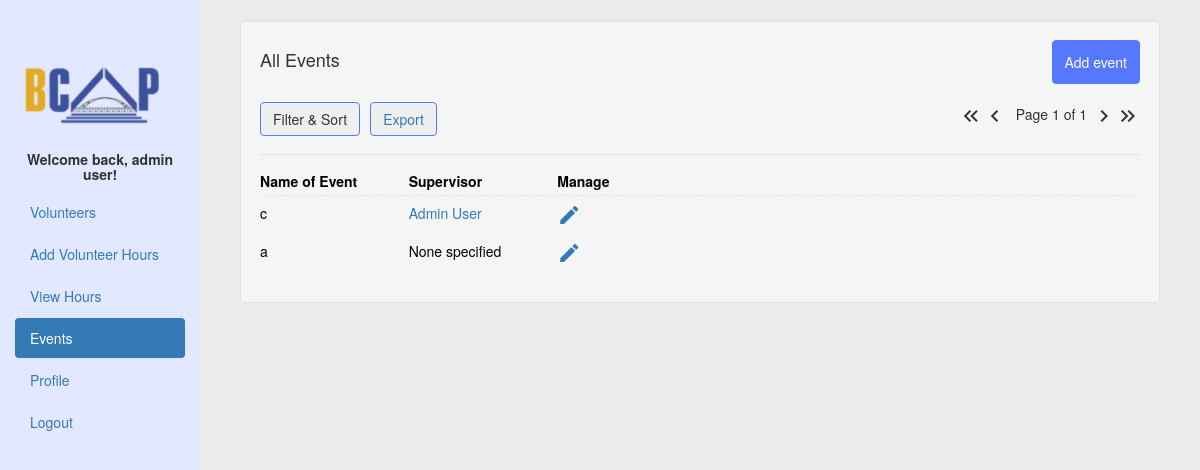
Before: /events/ (signed in) with the older database file.
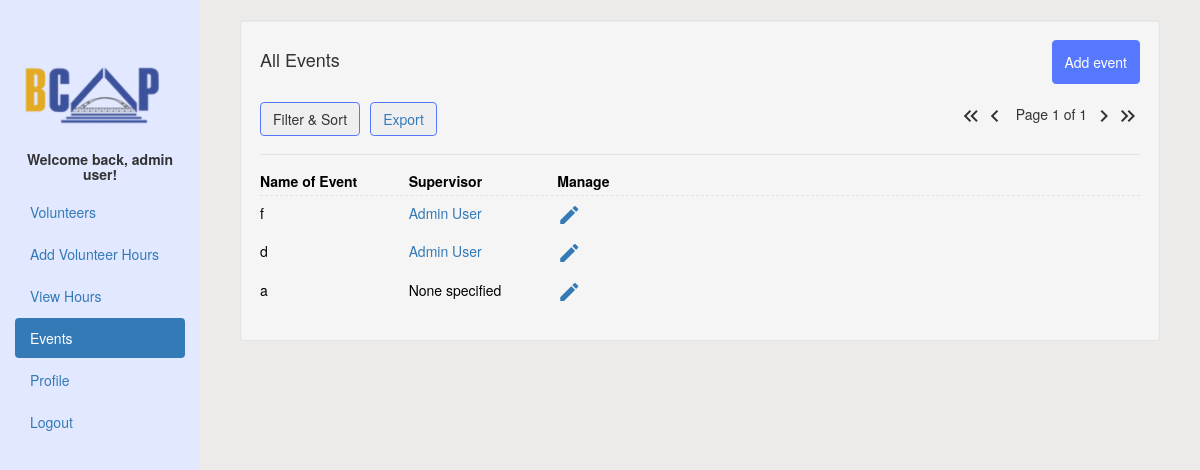
After: the same page with the newer database file.
### bcap373_app/models.py (models this page shows, shortened)
class EventModel(models.Model):
	name = models.CharField(max_length=256, blank=False)
	event_supervisor = models.ForeignKey(User, on_delete=models.SET_NULL, null=True, blank=True, limit_choices_to={'is_staff': True}, related_name='event_supervisor')

class Profile(models.Model):
	user = models.OneToOneField(User, on_delete=models.CASCADE)
	phone = models.CharField(max_length=20, blank=True,
		help_text="Please enter your phone number in the following format: (XXX) XXX-XXXX")
	birth_date = models.DateField(null=True, blank=True)
	waiver = models.CharField(null=True, max_length=300, help_text="If you have this user's waiver on file, please indicate this in this box (and give a link to where it can be found, e.g. on Google Drive)")
	def __str__(self):
		return "{} {}".format(self.user.first_name, self.user.last_name)

### bcap373_app/views.py (the view)
# urls.py: path('events/', views.events, name="events"),
@login_required
def events(request):
   if request.user.is_staff:
      records = EventModel.objects.all()
      myFilter = EventFilter(request.GET, queryset=records)
      records = myFilter.qs
      records = list(records)
      records.sort(key=lambda rec: rec.id, reverse=True)
      paginator = Paginator(records, settings.PAGINATOR_COUNT)
      page_number = request.GET.get('page')
      page_obj = paginator.get_page(page_number)
      return render(request, "events.html", {"page_obj" : page_obj, 'myFilter': myFilter})
   else:
      return render(request, "landing.html")

### bcap373_app/models.py (called while the page is built)
def get_user_name(self):
	uid = self.id
	profile = Profile.objects.get(id=uid)
	return str(profile).title()

### templates/events.html (shortened to what this page needs)
{% extends "base.html" %}
{% load static %}
{% load template_tags %}
{% block pageContent %}
<div class="col-sm custom-grid">
    <div class="well">
        <div class="top-header">
            <div>
                <h4 class="history-title">All Events</h4>
            </div>
            <div class="home-right">
                <a href='/new_event'>
                    <button class="btn btn-primary">Add event</button>
                </a>
            </div>
        </div>
        <div class="tools">
            <div class="left-menu">
                <div class="dropdown" style="margin-right:10px">
                    <button class="btn btn-secondary dropdown-toggle" type="button" id="dropdownMenu2"
                        data-toggle="dropdown" aria-haspopup="true" aria-expanded="false">
                        Filter & Sort
                    </button>
                </div>
                <div>
                    <a href="/export/{% if id != '' %}?id={{id}}{% endif%}"><button type="button" class="btn btn-outline-primary">Export</button></a>
                </div>
            </div>
            <div class="pagination">
                {% if page_obj.has_previous %}
                    <a href="{% relative_url 1 'page' request.GET.urlencode %}"><i class="material-icons md-48">keyboard_double_arrow_left</i></a>
                    <a href="{% relative_url page_obj.previous_page_number 'page' request.GET.urlencode %}"><i class="material-icons md-48">keyboard_arrow_left</i></a>
                {% else %}
                    <i class="material-icons md-48">keyboard_double_arrow_left</i>
                    <i class="material-icons md-48">keyboard_arrow_left</i>
                {% endif %}&nbsp;
                <p style="margin-right: 5px; margin-left: 5px;">Page {{ page_obj.number }} of {{ page_obj.paginator.num_pages }}</p>
                {% if page_obj.has_next %}
                    <a href="{% relative_url page_obj.next_page_number 'page' request.GET.urlencode %}"><i class="material-icons md-48">keyboard_arrow_right</i></a>
                    <a href="{% relative_url page_obj.paginator.num_pages 'page' request.GET.urlencode %}"><i class="material-icons md-48">keyboard_double_arrow_right</i></a>
                {% else %}
                    <i class="material-icons md-48">keyboard_arrow_right</i>
                    <i class="material-icons md-48">keyboard_double_arrow_right</i>
                {% endif %}
            </div>
        </div>
        <div>
            <ul class="data-frame">
                <li class="data-item frame-header">
                    <dl>
                        <dt class = "rowheader">Name of Event</dt>
                        <dd class = "rowheader">Supervisor</dd>
                        <dd class = "rowheader">Manage</dd>
                    </dl>
                </li>
                {% for r in page_obj %}
                    <li class="data-item">
                        <dl>
                            <dd class="event-name">{{ r.name }}</dd>
                            {% if r.event_supervisor %}
                                <dd class="supervisor"><a href="/view_user/?user={{r.event_supervisor.id}}">{{ r.event_supervisor }}</a></dd>
                            {% else %}
                                <dd class="supervisor">None specified</dd>
                            {% endif %}
                            <dd class="hours"><a href="/update-event/?id={{r.id}}"><i class="material-icons md-48">edit</i></a></dd>
                        </dl>
                    </li>
                {% endfor %}
            </ul>
        </div>
    </div>
</div>
</html>
{% endblock %}

Changed rows visible on the page:
added EventModel: name "f", event_supervisor "Admin User"
changed EventModel (number 2 of 3 on the later page): name "c" → "d"
